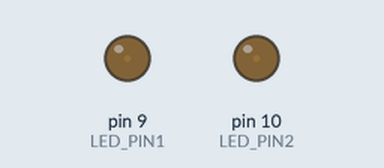
Recording of a sketch running on a simulated Arduino Uno, built with avr-gcc and run on an emulated ATmega328P. Shown: output pins drawn as LEDs (lit = HIGH).

Above: at 0.05 s.
At 1.15 s:
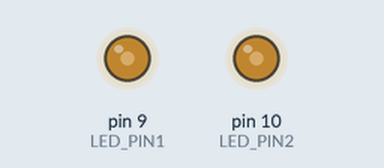
At 2.3 s:
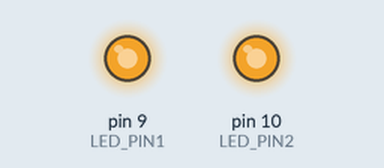
At 4.6 s:
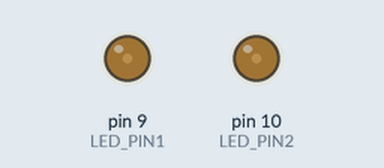
Timing chart, 0 to 6.7 s (numbered marks = the images above):
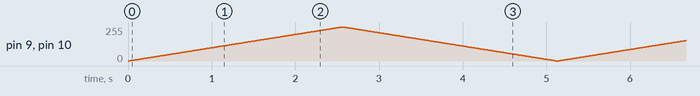

The sketch:

p65.ino
```cpp
#define LED_PIN1 9
#define LED_PIN2 10

void setup() {
  // put your setup code here, to run once:
  pinMode(LED_PIN1, OUTPUT);
  pinMode(LED_PIN1, OUTPUT);
}

void loop() {
  // put your main code here, to run repeatedly:
  // 出力値
  int i;
  // 0 ~ 255の間でLEDを点灯
  for(i = 0;i < 256; i++) {
    analogWrite(LED_PIN1, i);
    analogWrite(LED_PIN2, i);
    delay(10);
  }
  for(i = 255; i > -1; i--) {
    analogWrite(LED_PIN1, i);
    analogWrite(LED_PIN2, i);
    delay(10);
  }
}
```
